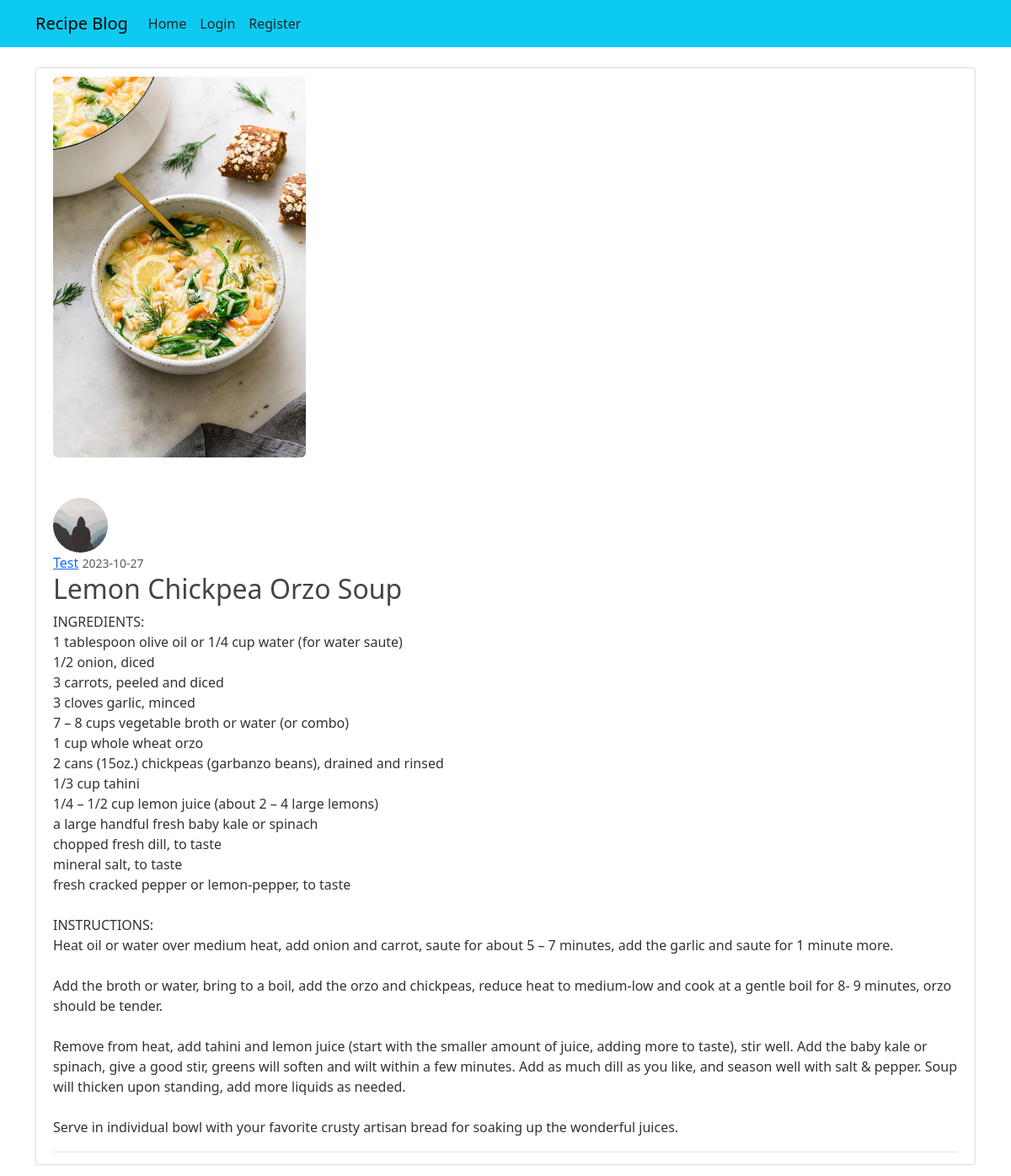
/post/6, run on the app's committed database.
### recipeblog/models.py (models this page shows, shortened)
class Post(db.Model):
    id = db.Column(db.Integer, primary_key=True)
    title = db.Column(db.String(100), nullable=False)
    date_posted = db.Column(db.DateTime, nullable=False,
                            default=datetime.utcnow)
    content = db.Column(db.Text, nullable=False)
    image = db.Column(db.String(20), nullable=False, default='default2.jpg')
    user_id = db.Column(db.Integer, db.ForeignKey('user.id'), nullable=False)

class User(db.Model, UserMixin):
    id = db.Column(db.Integer, primary_key=True)
    username = db.Column(db.String(20), unique=True, nullable=False)
    email = db.Column(db.String(120), unique=True, nullable=False)
    image = db.Column(db.String(20), nullable=False, default='default.jpg')
    password = db.Column(db.String(60), nullable=False)
    posts = db.relationship('Post', backref='author', lazy=True)

### recipeblog/routes.py (the view)
@app.route("/post/<int:post_id>")
def post(post_id):
    post = Post.query.get_or_404(post_id)
    return render_template('post.html', title=post.title, post=post)

### recipeblog/templates/post.html (shortened to what this page needs)
{% extends "layout.html" %}
{% block content %}
<article class="media content-section">
    <form method="POST" action="" >
        <div class="mb-5">
            <img class="rounded" src=" {{ url_for('static', filename='recipe_pics/' + post.image)  }}" width="300" ,height="300">
        </div>
        <div>
        <img class="rounded-circle article-img" src=" {{ url_for('static', filename='profile_pics/' + post.author.image)  }}">
        </div>
        <div class="media-body">
            <div class="article-metadata">
                <a class="mr-2" href="#">{{ post.author.username }}</a>
                <small class="text-muted">{{ post.date_posted.strftime('%Y-%m-%d') }}</small>
                        <h2 class="article-title">{{ post.title }}</h2>
            <p class="article-content">{{ post.content }}</p>
        </div>
    </article>
{% endblock content %}

### recipeblog/static/main.css (style rules this page uses)
body { background: #ffffff; color: #333333; margin-top: 5rem; }
h1, h2, h3, h4, h5, h6 { color: #444444; }
.content-section { background: #ffffff; padding: 10px 20px; border: 1px solid #dddddd; border-radius: 3px; margin-bottom: 20px; }
.article-title { color: #444444; }
.article-content { white-space: pre-line; }
.article-img { height: 65px; width: 65px; margin-right: 16px; }
.article-metadata { padding-bottom: 1px; margin-bottom: 4px; border-bottom: 1px solid #e3e3e3 }

### data on the page
Post: image (picture), date_posted "2023-10-27", title "Lemon Chickpea Orzo Soup", content "INGREDIENTS: 1 tablespoon olive oil or 1/4 cup water (for water saute) 1/2 onion, diced 3 carrots, peeled and diced 3 cloves garlic, minced 7 – 8 cups vegetable broth or water (or combo) 1 cup whole wheat orzo 2 cans (15oz.) chickpeas (garbanzo beans), drained and rinsed 1/3 cup tahini 1/4 – 1/2 cup lemon juice (about 2 – 4 large lemons) a large handful fresh baby kale or spinach chopped fresh dill, to taste mineral salt, to taste fresh cracked pepper or lemon-pepper, to taste INSTRUCTIONS: Heat oil or water over medium heat, add onion and carrot, saute for about 5 – 7 minutes, add the garlic and saute for 1 minute more. Add the broth or water, bring to a boil, add the orzo and chickpeas,…"
User: image (placeholder picture), author.username "Test"
